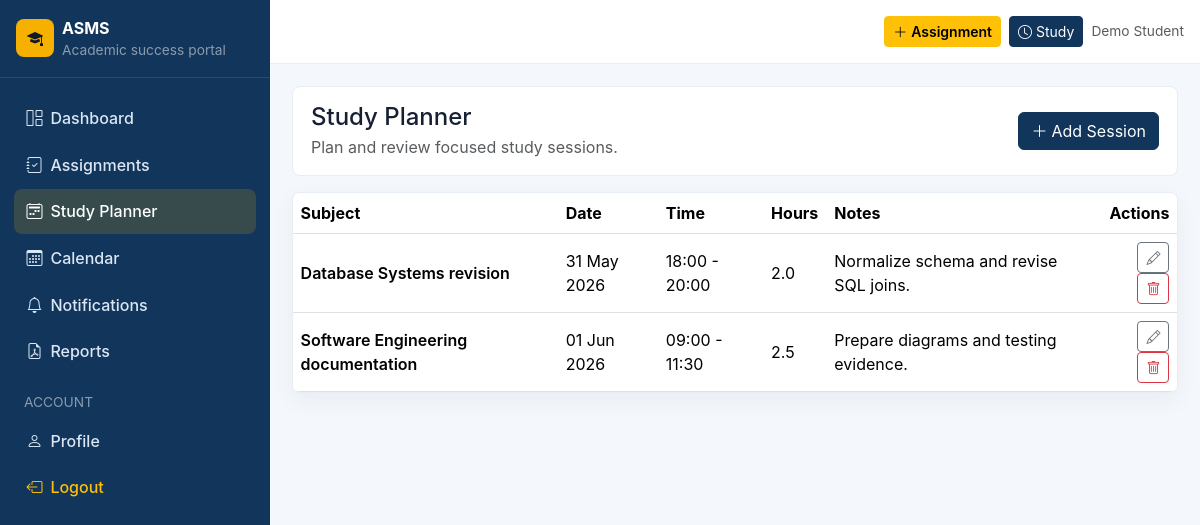
Page /study/ (signed in) on the committed database.
### assignments/models.py (models this page shows, shortened)
class StudySession(models.Model):
    user = models.ForeignKey(User, on_delete=models.CASCADE, related_name="study_sessions")
    subject = models.CharField(max_length=120)
    study_date = models.DateField()
    start_time = models.TimeField()
    end_time = models.TimeField()
    notes = models.TextField(blank=True)
    created_at = models.DateTimeField(auto_now_add=True)
    updated_at = models.DateTimeField(auto_now=True)
    class Meta:
        ordering = ["study_date", "start_time"]
        indexes = [models.Index(fields=["user", "study_date"])]
    @property
    def duration_hours(self):
        start_time = time.fromisoformat(self.start_time) if isinstance(self.start_time, str) else self.start_time
        end_time = time.fromisoformat(self.end_time) if isinstance(self.end_time, str) else self.end_time
        start = datetime.combine(self.study_date, start_time)
        end = datetime.combine(self.study_date, end_time)
        return round((end - start).seconds / 3600, 2)

### assignments/views.py (the view)
# urls.py: path("study/", views.study_session_list, name="study_session_list"),
@login_required
def study_session_list(request):
    sessions = StudySession.objects.filter(user=request.user)
    page_obj = Paginator(sessions, 10).get_page(request.GET.get("page"))
    return render(request, "assignments/study_session_list.html", {"page_obj": page_obj})

### assignments/templates/assignments/study_session_list.html (shortened to what this page needs)
{% extends "base.html" %}
{% block content %}
<div class="page-title d-flex justify-content-between align-items-center flex-wrap gap-2">
  <div><h1 class="h4 mb-1">Study Planner</h1><p class="text-muted mb-0">Plan and review focused study sessions.</p></div>
  <a class="btn btn-primary" href="{% url 'study_session_create' %}"><i class="bi bi-plus-lg me-1"></i>Add Session</a>
</div>
<div class="card table-responsive">
  <table class="table align-middle mb-0">
    <thead><tr><th>Subject</th><th>Date</th><th>Time</th><th>Hours</th><th>Notes</th><th class="text-end">Actions</th></tr></thead>
    <tbody>
      {% for session in page_obj %}
      <tr>
        <td class="fw-semibold">{{ session.subject }}</td><td>{{ session.study_date|date:"d M Y" }}</td><td>{{ session.start_time|time:"H:i" }} - {{ session.end_time|time:"H:i" }}</td><td>{{ session.duration_hours }}</td><td>{{ session.notes|truncatechars:60 }}</td>
        <td class="text-end"><a class="btn btn-sm btn-outline-secondary" href="{% url 'study_session_edit' session.pk %}"><i class="bi bi-pencil"></i></a> <a class="btn btn-sm btn-outline-danger" href="{% url 'study_session_delete' session.pk %}"><i class="bi bi-trash"></i></a></td>
      </tr>
      {% empty %}<tr><td colspan="6" class="text-center text-muted py-4">No study sessions planned.</td></tr>{% endfor %}
    </tbody>
  </table>
</div>
{% endblock %}

### templates/base.html (shortened to what this page needs)
<!doctype html>
<html lang="en">
<head>
  <link href="https://cdn.jsdelivr.net/npm/bootstrap@5.3.3/dist/css/bootstrap.min.css" rel="stylesheet">
  <link href="https://cdn.jsdelivr.net/npm/bootstrap-icons@1.11.3/font/bootstrap-icons.min.css" rel="stylesheet">
</head>
<body>
{% if user.is_authenticated %}
<aside id="sidebar" class="sidebar">
  <div class="p-3 border-bottom border-light border-opacity-10">
    <div class="d-flex align-items-center gap-2">
      <div class="brand-mark"><i class="bi bi-mortarboard-fill"></i></div>
      <div>
        <div class="text-white fw-bold">ASMS</div>
        <div class="text-white-50 text-small">Academic success portal</div>
      </div>
    </div>
  </div>
  <nav class="py-3">
    <a class="nav-link {% if request.resolver_match.url_name == 'dashboard' %}active{% endif %}" href="{% url 'dashboard' %}"><i class="bi bi-grid-1x2 me-2"></i>Dashboard</a>
    <a class="nav-link {% if 'assignment' in request.resolver_match.url_name %}active{% endif %}" href="{% url 'assignment_list' %}"><i class="bi bi-journal-check me-2"></i>Assignments</a>
    <a class="nav-link {% if 'study' in request.resolver_match.url_name %}active{% endif %}" href="{% url 'study_session_list' %}"><i class="bi bi-calendar2-week me-2"></i>Study Planner</a>
    <a class="nav-link {% if request.resolver_match.url_name == 'calendar' %}active{% endif %}" href="{% url 'calendar' %}"><i class="bi bi-calendar3 me-2"></i>Calendar</a>
    <a class="nav-link {% if 'notification' in request.resolver_match.url_name %}active{% endif %}" href="{% url 'notification_list' %}"><i class="bi bi-bell me-2"></i>Notifications</a>
    <a class="nav-link {% if 'report' in request.resolver_match.url_name %}active{% endif %}" href="{% url 'reports' %}"><i class="bi bi-file-earmark-pdf me-2"></i>Reports</a>
    <div class="px-4 pt-3 pb-1 text-white-50 text-uppercase text-small">Account</div>
    <a class="nav-link {% if request.resolver_match.url_name == 'profile' %}active{% endif %}" href="{% url 'profile' %}"><i class="bi bi-person me-2"></i>Profile</a>
    <a class="nav-link text-warning" href="{% url 'logout' %}"><i class="bi bi-box-arrow-left me-2"></i>Logout</a>
  </nav>
</aside>
<main class="main">
  <div class="topbar d-flex align-items-center justify-content-between px-3">
    <div class="ms-auto d-flex align-items-center gap-2">
      <a class="btn btn-sm btn-warning fw-semibold" href="{% url 'assignment_create' %}"><i class="bi bi-plus-lg me-1"></i>Assignment</a>
      <a class="btn btn-sm btn-primary" href="{% url 'study_session_create' %}"><i class="bi bi-clock me-1"></i>Study</a>
      <span class="text-muted text-small d-none d-md-inline">{{ user.get_full_name|default:user.username }}</span>
    </div>
  </div>
  <div class="page-shell">{% block content %}{% endblock %}</div>
</main>
{% endif %}
</body>
</html>

### templates/base.html (style rules this page uses)
:root { --nav:#12355b; --accent:#f6b100; --ink:#172033; --muted:#6b7280; --bg:#f4f7fb; }
body { background:var(--bg); color:var(--ink); font-family:Inter,Segoe UI,Arial,sans-serif; }
.sidebar { width:270px; min-height:100vh; background:var(--nav); position:fixed; inset:0 auto 0 0; z-index:1000; }
.brand-mark { width:38px; height:38px; border-radius:8px; background:var(--accent); display:grid; place-items:center; color:#111827; }
.sidebar .nav-link { color:#dbe7f4; border-radius:8px; margin:.12rem .85rem; padding:.65rem .8rem; font-weight:500; }
.sidebar .nav-link:hover,.sidebar .nav-link.active { background:rgba(246,177,0,.16); color:#fff; }
.main { margin-left:270px; min-height:100vh; }
.topbar { height:64px; background:#fff; border-bottom:1px solid #e7edf5; }
.page-shell { padding:1.35rem; }
.page-title { background:#fff; border:1px solid #e7edf5; border-radius:8px; padding:1rem 1.15rem; margin-bottom:1rem; }
.card,.table-wrap { border:1px solid #e7edf5; border-radius:8px; box-shadow:0 8px 24px rgba(18,53,91,.05); }
.btn-primary { --bs-btn-bg:#12355b; --bs-btn-border-color:#12355b; --bs-btn-hover-bg:#0e2b49; --bs-btn-hover-border-color:#0e2b49; }
.text-small { font-size:.86rem; }

### rows in the picture
StudySession: subject "Database Systems revision", study_date "31 May 2026", start_time "18:00", end_time "20:00", duration_hours "2.0", notes "Normalize schema and revise SQL joins."
StudySession: subject "Software Engineering documentation", study_date "01 Jun 2026", start_time "09:00", end_time "11:30", duration_hours "2.5", notes "Prepare diagrams and testing evidence."

### other values in the picture
{{ user.get_full_name|default:user.username }} "Demo Student"
